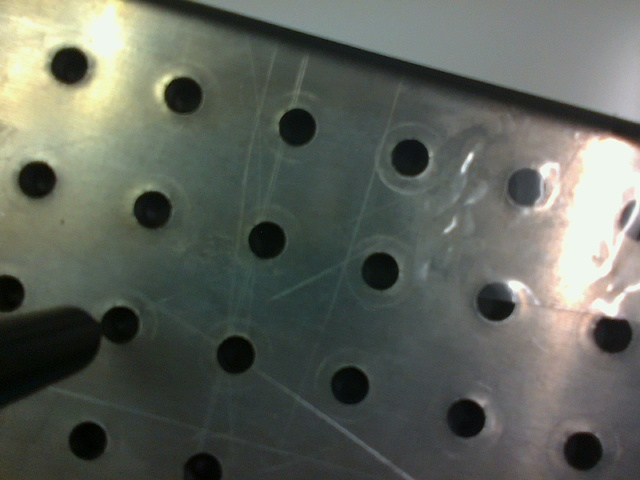
#> input picture example_jpgs/frame0000.jpg, 640 x 480 px
$ python interactive_edge_detection.py --input_dir example_jpgs   (older library calls are emulated)
#> lines starting #> are read from the running program, lines starting #| are printed output that depends on the picture
import argparse
import os
import sys
import time

import cv2
import numpy as np

FONT = cv2.FONT_HERSHEY_COMPLEX
FONT_SCALE = 0.5
FONT_THICKNESS = 1
TEXT_COLOR = (0, 0, 0)
ALGORITHM_ORIGIN = (20, 40)
PARAM_ORIGINS = [(20, 60), (20, 80), (20, 100)]
TIME_ORIGIN = (20, 120)
LEGEND_TOP_LEFT = (10, 10)
LEGEND_BOTTOM_RIGHT = (350, 140)
LEGEND_BG_COLOR = (255, 255, 255)


def downscale_image(image):
    """Downscales the input image to half its original size"""
    height, width = image.shape[:2]
    new_height, new_width = height // 2, width // 2
    downscaled_image = cv2.resize(image, (new_width, new_height), interpolation=cv2.INTER_LINEAR)

    return downscaled_image


def kernel_size_err():
    """Prints an error stating that the kernel size must be an odd number"""
    print("Kernel size must be an even number. Using unfiltered image", file=sys.stderr)


def denoise_image(image: np.ndarray, algorithm_name: str, *args):
    """Selects the appropriate denoising algorithm from the algorithm name
    and performs denoising on the input image.

    Args:
        image (cv2.Mat): Image to be denoised
        algorithm_name (str): Name of the algorithm to be performed on image
        *args (ints): Parameters for the denoising algorithm
    """
    if algorithm_name == "No Denoising":
        return image.copy()

    elif algorithm_name == "Gaussian Blur":
        kernel_size = args[0]
        sigma = args[1]
        gaussian = image.copy()
        try:
            gaussian = cv2.GaussianBlur(gaussian, (kernel_size, kernel_size), sigma)
        except:
            kernel_size_err()
        return gaussian

    elif algorithm_name == "Median Filter":
        kernel_size = args[0]
        median = image.copy()
        try:
            median = cv2.medianBlur(median, kernel_size)
        except:
            kernel_size_err()
        return median

    elif algorithm_name == "Bilateral Filter":
        kernel_size = args[0]
        pixel_intensity_threshold = args[1]
        spatial_distance_threshold = args[2]
        bilateral = image.copy()
        try:
            bilateral = cv2.bilateralFilter(
                bilateral, kernel_size, pixel_intensity_threshold, spatial_distance_threshold
            )
        except Exception as err:
            print(err, file=sys.stderr)
        return bilateral

    elif algorithm_name == "Non-Local Means Denoising":
        h = args[0]
        template_window_size = args[1]
        search_window_size = args[2]
        nlmeans = image.copy()
        try:
            nlmeans = cv2.fastNlMeansDenoising(
                nlmeans,
                h=h,
                templateWindowSize=template_window_size,
                searchWindowSize=search_window_size,
            )
        except Exception as err:
            print(err, file=sys.stderr)
        return nlmeans

    return image.copy()


def draw_legend_background(image: np.ndarray):
    """Draws a gray rectangle at the top left corner of the image as the background for a legend"""
    cv2.rectangle(
        image,
        LEGEND_TOP_LEFT,
        LEGEND_BOTTOM_RIGHT,
        LEGEND_BG_COLOR,
        thickness=-1,
        lineType=cv2.LINE_8,
    )


def draw_legend(image: np.ndarray, algorithm_name: str, time: float, param_names):
    image_legend = image.copy()
    draw_legend_background(image_legend)
    legend = cv2.putText(
        image_legend,
        algorithm_name,
        ALGORITHM_ORIGIN,
        FONT,
        FONT_SCALE,
        TEXT_COLOR,
        FONT_THICKNESS,
    )
    for idx, param in enumerate(param_names):
        legend = cv2.putText(
            image_legend,
            f"Param {idx + 1}: {param}",
            PARAM_ORIGINS[idx],
            FONT,
            FONT_SCALE,
            TEXT_COLOR,
            FONT_THICKNESS,
        )
    image_legend = cv2.putText(
        image_legend,
        f"Time: {time:.3f}",
        TIME_ORIGIN,
        FONT,
        FONT_SCALE,
        TEXT_COLOR,
        FONT_THICKNESS,
    )
    return image_legend


def detect_edges(image: np.ndarray, algorithm_name: str, *args):
    """Performs the desired edge detection algorithm on image with parameters as defined by args

    Args:
    image (np.ndarray): Image for edge detection to be performed on
    algorithm_name (str): Name of edge detection algorithm
    *args: Parameters for the edge detection of choice
    """
    if algorithm_name == "No Edge Detection":
        return image.copy()

    elif algorithm_name == "Canny Edge Detection":
        canny = image.copy()
        low_threshold = args[0]
        high_threshold = args[1]
        try:
            canny = cv2.Canny(canny, low_threshold, high_threshold)
        except Exception as err:
            print(err, file=sys.stdout)
        return cv2.cvtColor(canny, cv2.COLOR_GRAY2BGR)

    elif algorithm_name == "Sobel Edge Detection":
        sobel = image.copy()
        kernel_size = args[0]
        dx_order = args[1]
        dy_order = args[2]
        try:
            sobel = cv2.Sobel(sobel, cv2.CV_64F, dx_order, dy_order, ksize=kernel_size)
        except Exception as err:
            print(err, file=sys.stderr)
        return sobel

    elif algorithm_name == "Laplacian Edge Detection":
        laplacian = image.copy()
        kernel_size = args[0]
        try:
            laplacian = cv2.Laplacian(laplacian, cv2.CV_64F, ksize=kernel_size)
        except Exception as err:
            print(err, file=sys.stderr)
        return laplacian

    return image.copy()


parser = argparse.ArgumentParser(
    description="Interactive application for visualizing a denoising and edge detection pipeline"
)
parser.add_argument(
    "-i",
    "--input_dir",
    help="Path to directory containing the images to be denoised",
    required=True,
)
parser.add_argument(
    "-o",
    "--output_dir",
    help="Optional argument for saving the denoised images to a particular directory",
)
args = parser.parse_args()

images_dir = args.input_dir
try:
    images = os.listdir(images_dir)
except:
    print("Images directory is empty!", file=sys.stderr)
    exit(1)

cb_image_trackbar = lambda val: val
cb_denoise_algorithm_trackbar = lambda val: val
cb_denoise_trackbar_0 = lambda val: val
cb_denoise_trackbar_1 = lambda val: val
cb_denoise_trackbar_2 = lambda val: val

image_trackbar_name = "Image #"
denoise_algorithm_trackbar_name = "Denoising Alg. #"
denoise_trackbar_0_name = "Param 1"
denoise_trackbar_1_name = "Param 2"
denoise_trackbar_2_name = "Param 3"
denoise_window_name = "Denoised Image"
denoise_algorithms = {
    "No Denoising": [],
    "Gaussian Blur": ["Kernel Size (must be odd)", "Sigma"],
    "Median Filter": ["Kernel Size (must be odd)"],
    "Bilateral Filter": [
        "Kernel Size (must be odd)",
        "Pixel Intensity Threshold",
        "Distance Threshold",
    ],
    "Non-Local Means Denoising": ["Strentgh", "Template Window Size", "search window size"],
}
denoise_algorithm_names = list(denoise_algorithms.keys())

cv2.namedWindow(denoise_window_name)
cv2.createTrackbar(image_trackbar_name, denoise_window_name, 0, len(images) - 1, cb_image_trackbar)
#> slider 'Image #' is set to 1
cv2.createTrackbar(
    denoise_algorithm_trackbar_name,
    denoise_window_name,
    0,
    len(denoise_algorithms) - 1,
    cb_denoise_algorithm_trackbar,
)
#> slider 'Denoising Alg. #' is set to 1
cv2.createTrackbar(denoise_trackbar_0_name, denoise_window_name, 1, 51, cb_denoise_trackbar_0)
cv2.createTrackbar(denoise_trackbar_1_name, denoise_window_name, 1, 300, cb_denoise_trackbar_1)
cv2.createTrackbar(denoise_trackbar_2_name, denoise_window_name, 1, 300, cb_denoise_trackbar_2)

image_idx = cb_image_trackbar(0)
denoise_algorithm_idx = cb_denoise_algorithm_trackbar(0)
denoise_params = [cb_denoise_trackbar_0(1), cb_denoise_trackbar_1(1), cb_denoise_trackbar_2(1)]

cb_edges_algorithm_trackbar = lambda val: val
cb_edges_trackbar_0 = lambda val: val
cb_edges_trackbar_1 = lambda val: val
cb_edges_trackbar_2 = lambda val: val

edges_algorithm_trackbar_name = "Edge Detection Alg. #"
edges_trackbar_0_name = "Param 1"
edges_trackbar_1_name = "Param 2"
edges_trackbar_2_name = "Param 3"
edges_window_name = "Detected Edges"
edges_algorithms = {
    "No Edge Detection": [],
    "Canny Edge Detection": ["Low Threshold", "High Threshold"],
    "Sobel Edge Detection": ["Kernel Size (must be odd)", "dx Order", "dy Order"],
    "Laplacian Edge Detection": ["Kernel Size (must be odd)"],
}
edges_algorithm_names = list(edges_algorithms.keys())

cv2.namedWindow(edges_window_name)
cv2.createTrackbar(
    edges_algorithm_trackbar_name,
    edges_window_name,
    0,
    len(edges_algorithms) - 1,
    cb_edges_algorithm_trackbar,
)
#> slider 'Edge Detection Alg. #' is set to 1
cv2.createTrackbar(edges_trackbar_0_name, edges_window_name, 1, 200, cb_edges_trackbar_0)
cv2.createTrackbar(edges_trackbar_1_name, edges_window_name, 1, 1000, cb_edges_trackbar_1)
cv2.createTrackbar(edges_trackbar_2_name, edges_window_name, 1, 1000, cb_edges_trackbar_2)

edges_algorithm_idx = cb_edges_algorithm_trackbar(0)
edges_param_1 = cb_edges_trackbar_0(1)
edges_param_2 = cb_edges_trackbar_1(1)
edges_param_3 = cb_edges_trackbar_2(1)

key = cv2.waitKey(1)
#> (key Esc is pressed here)
while key != 113:
    # Load image
    image_idx = cv2.getTrackbarPos(image_trackbar_name, denoise_window_name)

    # Get denoising parameters
    denoise_algorithm_idx = cv2.getTrackbarPos(denoise_algorithm_trackbar_name, denoise_window_name)
    denoise_params = [0, 0, 0]
    denoise_params[0] = cv2.getTrackbarPos(denoise_trackbar_0_name, denoise_window_name)
    denoise_params[1] = cv2.getTrackbarPos(denoise_trackbar_1_name, denoise_window_name)
    denoise_params[2] = cv2.getTrackbarPos(denoise_trackbar_2_name, denoise_window_name)

    denoise_algorithm_name = denoise_algorithm_names[denoise_algorithm_idx]
    denoise_param_names = denoise_algorithms[denoise_algorithm_name]

    image_path = os.path.join(images_dir, images[image_idx])
    image_full = cv2.imread(image_path)
#> image_full is the input picture: shape (480, 640, 3); mean B, G, R 91.4, 100, 95.1
    image = downscale_image(image_full)
    start = time.time()
    image_denoised = denoise_image(
        image,
        denoise_algorithm_name,
        *denoise_params,
    )
    end = time.time()
    denoised_time = end - start

    # Display denoised image
    image_denoised_drawn = draw_legend(
        image_denoised.copy(), denoise_algorithm_name, denoised_time, denoise_param_names
    )
#> the loop in draw_legend, `for idx, param in enumerate(param_names):` made 2 passes
#> pass 1, in draw_legend, `legend = cv2.putText( image_legend, f"Param {idx + 1}: {param}", PARAM..`:
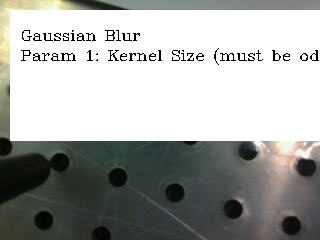
#> legend: shape (240, 320, 3); mean of channels 0, 1, 2 166.4, 169.1, 167.4; drawn as B, G, R
#> in draw_legend, `image_legend = cv2.putText( image_legend, f"Time: {time:.3f}", TIME_OR..`:
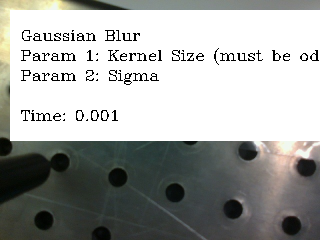
#> image_legend: shape (240, 320, 3); mean of channels 0, 1, 2 164.2, 166.9, 165.3; drawn as B, G, R
    cv2.imshow(denoise_window_name, image_denoised_drawn)

    # Get edge detection parameters
    edges_algorithm_idx = cv2.getTrackbarPos(edges_algorithm_trackbar_name, edges_window_name)
    edges_params = [0, 0, 0]
    edges_params[0] = cv2.getTrackbarPos(edges_trackbar_0_name, edges_window_name)
    edges_params[1] = cv2.getTrackbarPos(edges_trackbar_1_name, edges_window_name)
    edges_params[2] = cv2.getTrackbarPos(edges_trackbar_2_name, edges_window_name)

    edges_algorithm_name = edges_algorithm_names[edges_algorithm_idx]
    edges_param_names = edges_algorithms[edges_algorithm_name]

    # Detect edges
    start = time.time()
    image_edges = detect_edges(image_denoised.copy(), edges_algorithm_name, *edges_params)
#> in detect_edges, `canny = cv2.Canny(canny, low_threshold, high_threshold)`:
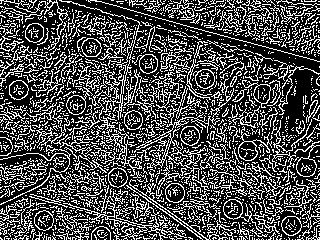
#> canny: shape (240, 320); 30% white in thin lines or dots
#> in detect_edges, `return cv2.cvtColor(canny, cv2.COLOR_GRAY2BGR)`: returned value: shape (240, 320, 3); 30% white in thin lines or dots
    end = time.time()
    edges_time = end - start

    # Display detected edges
    image_edges_drawn = draw_legend(
        image_edges.copy(), edges_algorithm_name, edges_time, edges_param_names
    )
#> call 2 of draw_legend, with algorithm_name = 'Canny Edge Detection', time = 0.0114
#> in draw_legend_background (call 2), `cv2.rectangle( image, LEGEND_TOP_LEFT, LEGEND_BOTTOM_RIGHT, LEGEND_BG_..`:
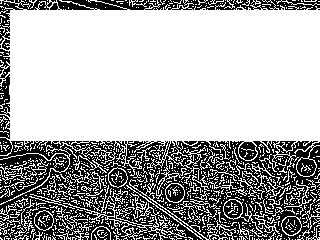
#> image: shape (240, 320, 3); 67.7% white; black in thin lines or dots
#> in draw_legend (call 2), `legend = cv2.putText( image_legend, algorithm_name, ALGORITHM_ORIGIN, ..`: legend: shape (240, 320, 3); 67% white; black in thin lines or dots
#> the loop in draw_legend (call 2), `for idx, param in enumerate(param_names):` made 2 passes
#> pass 1, in draw_legend (call 2), `legend = cv2.putText( image_legend, f"Param {idx + 1}: {param}", PARAM..`:
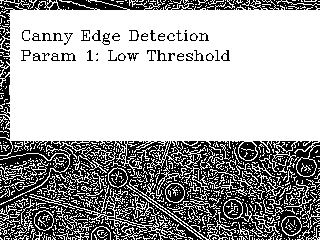
#> legend: shape (240, 320, 3); 66.3% white; black in thin lines or dots
#> pass 2, in draw_legend (call 2), `legend = cv2.putText( image_legend, f"Param {idx + 1}: {param}", PARAM..`:
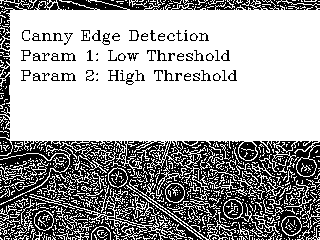
#> legend: shape (240, 320, 3); 65.4% white; black in thin lines or dots
#> in draw_legend (call 2), `image_legend = cv2.putText( image_legend, f"Time: {time:.3f}", TIME_OR..`:
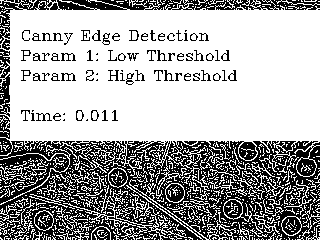
#> image_legend: shape (240, 320, 3); 65.1% white; black in thin lines or dots
    cv2.imshow(edges_window_name, image_edges_drawn)
    key = cv2.waitKey(1)
#> (key Esc is pressed here)

cv2.destroyAllWindows()
